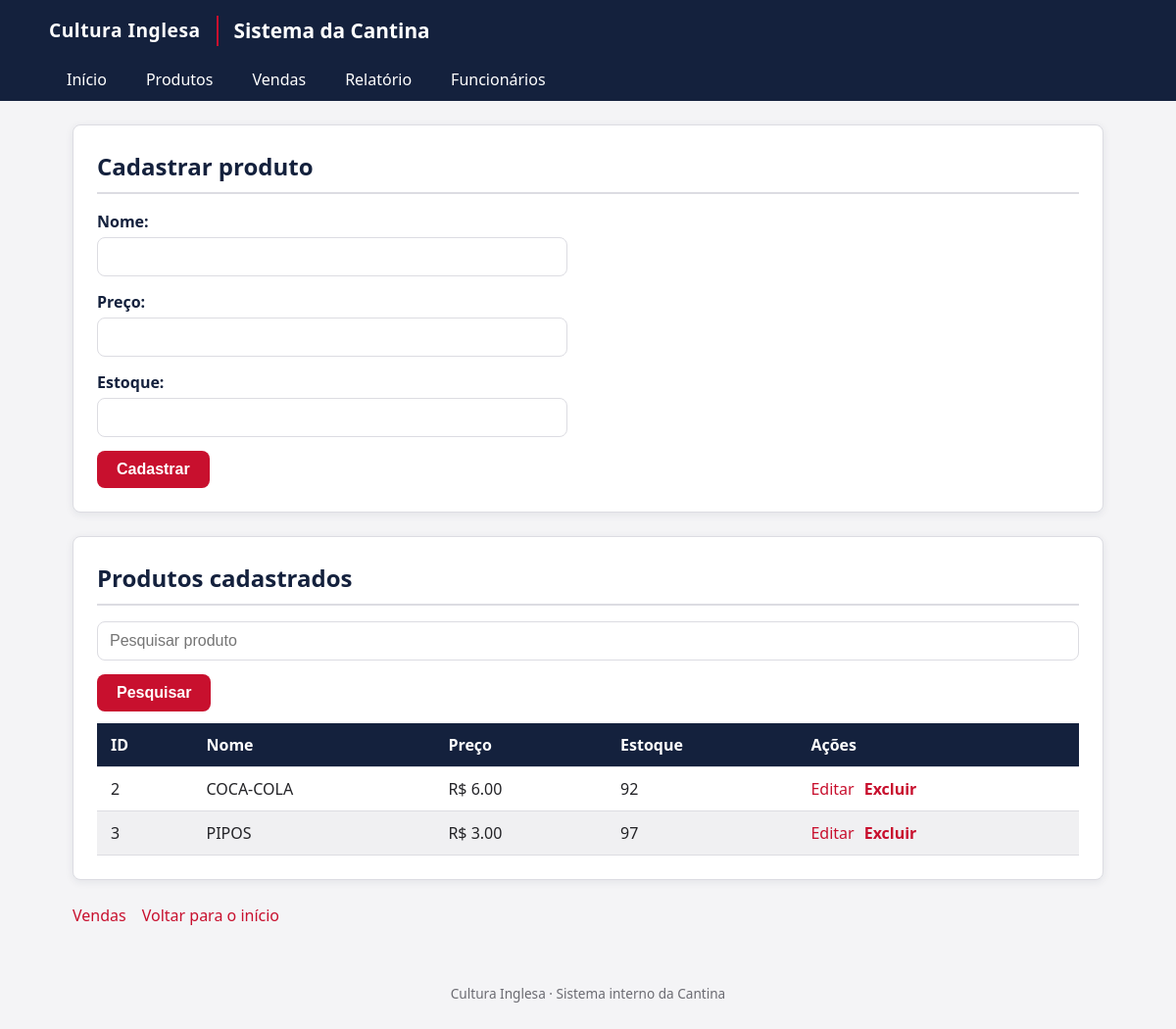
/produtos, run on an earlier commit of the app's database.
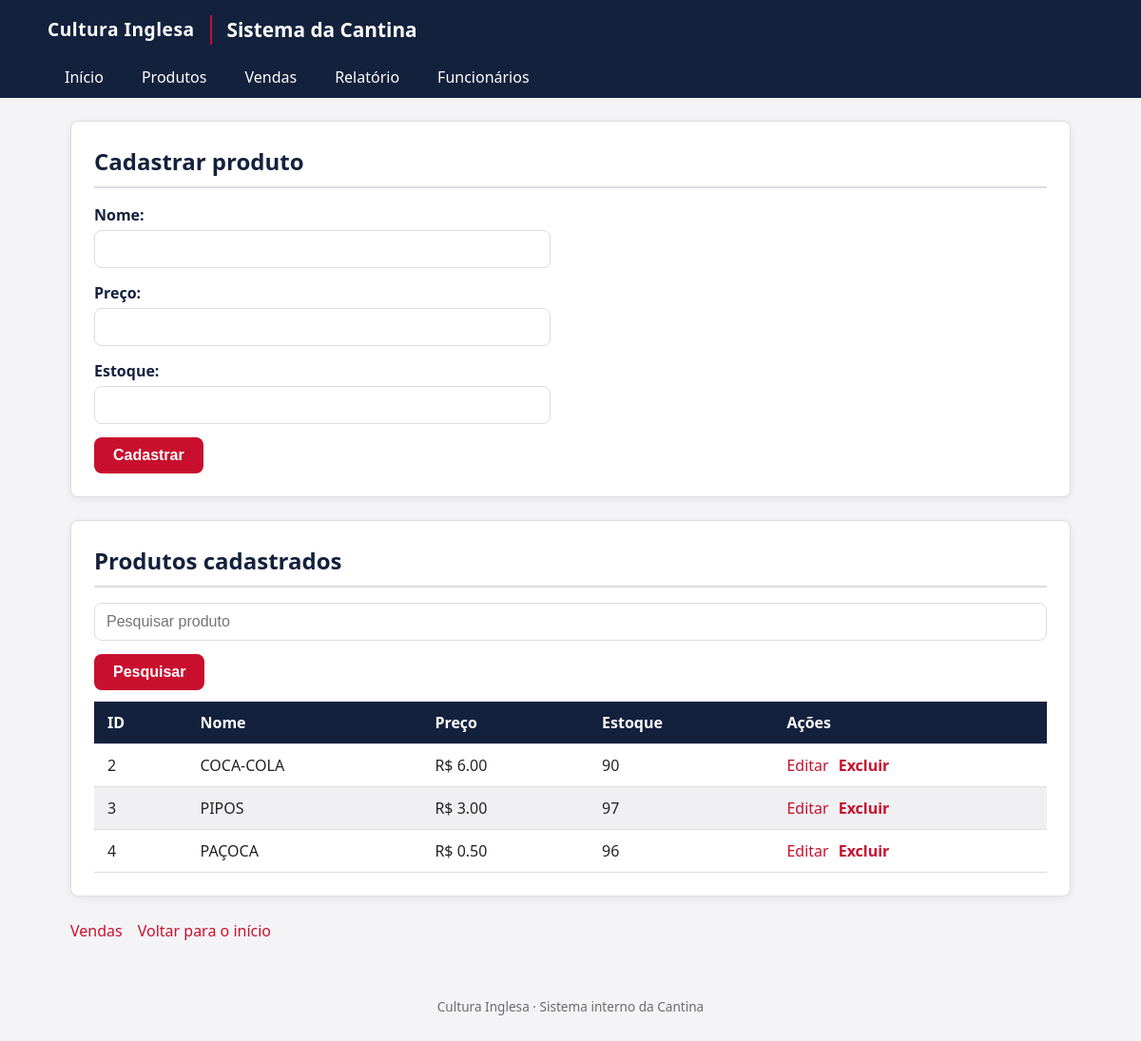
And on a later commit of the database.
### tables this page shows
CREATE TABLE produtos (
    id INTEGER PRIMARY KEY AUTOINCREMENT,
    nome TEXT NOT NULL,
    preco REAL NOT NULL,
    estoque INTEGER NOT NULL
);

### app.py (the view, shortened to what this page needs)
@app.route('/produtos', methods=['GET', 'POST'])
def produtos():
    conn = conectar()
    cursor = conn.cursor()
    busca = request.args.get('busca', '')
    if busca:
        cursor.execute("""
            SELECT * FROM produtos
            WHERE nome LIKE ?
        """, ('%' + busca + '%',))
    else:
        cursor.execute("SELECT * FROM produtos")
    produtos = cursor.fetchall()
    conn.close()
    return render_template('produtos.html', produtos=produtos)

### app.py (called while the page is built)
def conectar():
    return sqlite3.connect("cantina2.db")

### templates/produtos.html (shortened to what this page needs)
{% extends "base.html" %}
{% block conteudo %}
    <div class="cartao">
        <h2 class="cartao-titulo">Cadastrar produto</h2>
        <form method="POST">
            <div class="campo">
                <label>Nome:</label>
                <input type="text" name="nome" required>
            </div>
            <div class="campo">
                <label>Preço:</label>
                <input type="number" step="0.01" min="0.01" name="preco" required>
            </div>
            <div class="campo">
                <label>Estoque:</label>
                <input type="number" min="0" name="estoque" required>
            </div>
            <button type="submit">Cadastrar</button>
        </form>
    </div>
    <div class="cartao">
        <h2 class="cartao-titulo">Produtos cadastrados</h2>
        <form method="GET" class="form-linha">
            <input
                type="text"
                name="busca"
                placeholder="Pesquisar produto"
                value="{{ request.args.get('busca', '') }}"
            >
            <button type="submit">Pesquisar</button>
        </form>
        <div class="tabela-wrapper">
            <table>
                <thead>
                    <tr>
                        <th>ID</th>
                        <th>Nome</th>
                        <th>Preço</th>
                        <th>Estoque</th>
                        <th>Ações</th>
                    </tr>
                </thead>
                <tbody>
                    {% for produto in produtos %}
                    <tr>
                        <td>{{ produto[0] }}</td>
                        <td>{{ produto[1] }}</td>
                        <td>R$ {{ "%.2f"|format(produto[2]) }}</td>
                        <td>{{ produto[3] }}</td>
                        <td>
                            <div class="acoes">
                                <a href="/editar_produto/{{ produto[0] }}">Editar</a>
                                <a class="acao-excluir" href="/excluir_produto/{{ produto[0] }}">Excluir</a>
                            </div>
                        </td>
                    </tr>
                    {% endfor %}
                </tbody>
            </table>
        </div>
    </div>
    <div class="links-rodape-pagina">
        <a href="/vendas">Vendas</a>
        <a href="/">Voltar para o início</a>
    </div>
{% endblock %}

What changed in the data, as far as the page shows it:
changed produtos "COCA-COLA": estoque "92" → "90"
added produtos: id "4", nome "PAÇOCA", preco "0.50", estoque "96"
